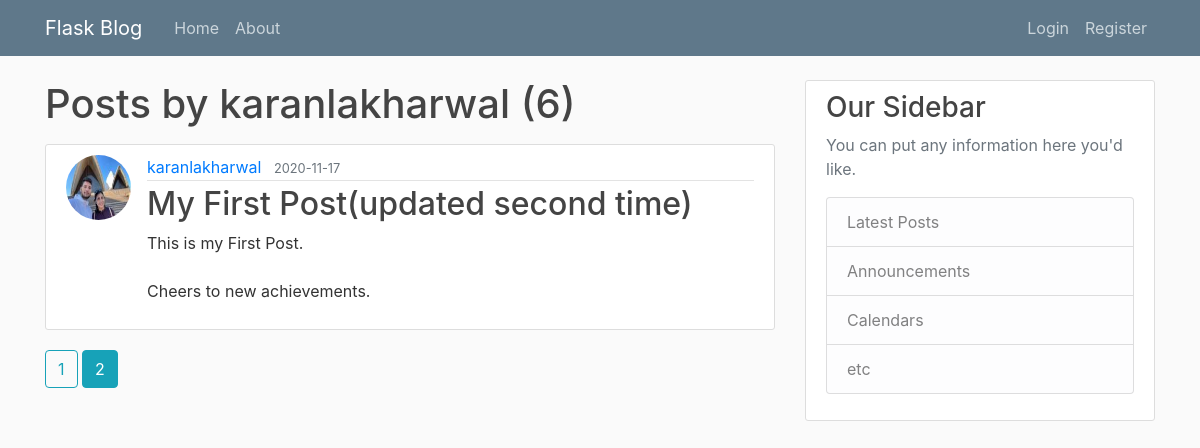
Page /user/karanlakharwal?page=2 on the committed database.
### FlaskBlog/models.py (models this page shows, shortened)
class User(db.Model, UserMixin):
    id = db.Column(db.Integer, primary_key=True)
    username = db.Column(db.String(20), unique=True, nullable=False)
    email = db.Column(db.String(120), unique=True, nullable=False)
    image_file = db.Column(db.String(20), nullable=False, default='default.jpg')
    password = db.Column(db.String(60), nullable=False)
    posts = db.relationship('Post', backref='author', lazy=True)

class Post(db.Model):
    id = db.Column(db.Integer, primary_key=True)
    title = db.Column(db.String(100), nullable=False)
    date_posted = db.Column(db.DateTime, nullable=False, default=datetime.utcnow)
    content = db.Column(db.Text, nullable=False)
    user_id = db.Column(db.Integer, db.ForeignKey('user.id'), nullable=False)

### FlaskBlog/routes.py (the view)
@app.route('/user/<string:username>')
def user_posts(username):
    page = request.args.get('page',1,type=int)
    user = User.query.filter_by(username=username).first_or_404()
    posts =Post.query.filter_by(author=user)\
        .order_by(Post.date_posted.desc())\
        .paginate(page=page, per_page=5)
    return render_template('user_posts.html', posts=posts,user=user)

### FlaskBlog/templates/user_posts.html
{% extends 'layout.html' %}
{% block content %}
    <h1 class="mb-3">Posts by {{ user.username }} ({{ posts.total }})</h1>
    {% for post in posts.items %}
    <article class="media content-section">
      <img class="rounded-circle article-img" src="{{ url_for('static',filename='profile_pics/'+ post.author.image_file)}}">
      <div class="media-body">
        <div class="article-metadata">
          <a class="mr-2" href="{{ url_for('user_posts',username=post.author.username) }}">{{ post.author.username }}</a>
          <small class="text-muted">{{ post.date_posted.strftime('%Y-%m-%d') }}</small>
        </div>
        <h2><a class="article-title" href="{{url_for('post',post_id=post.id)}}">{{ post.title }}</a></h2>
        <p class="article-content">{{ post.content }}</p>
      </div>
    </article>
    {% endfor %}
    {% for page_num in posts.iter_pages(left_edge=1,right_edge=1,left_current=1, right_current=2) %}
        {% if page_num %}
            {% if posts.page == page_num %}
                <a class="btn btn-info mb-4" href="{{url_for('user_posts', username=user.username, page=page_num)}}">{{ page_num }}</a>
            {% else %}
                <a class="btn btn-outline-info mb-4" href="{{url_for('user_posts', username=user.username, page=page_num)}}">{{ page_num }}</a>
            {% endif %}
        {% else %}
            ...
        {% endif %}
    {% endfor %}
{% endblock content %}

### FlaskBlog/static/main.css (style rules this page uses)
body { background: #fafafa; color: #333333; margin-top: 5rem; }
h1, h2, h3, h4, h5, h6 { color: #444444; }
.content-section { background: #ffffff; padding: 10px 20px; border: 1px solid #dddddd; border-radius: 3px; margin-bottom: 20px; }
.article-title { color: #444444; }
.article-content { white-space: pre-line; }
.article-img { height: 65px; width: 65px; margin-right: 16px; }
.article-metadata { padding-bottom: 1px; margin-bottom: 4px; border-bottom: 1px solid #e3e3e3 }

### rows in the picture
User: username "karanlakharwal"
Post: image_file (picture), author.username "karanlakharwal", date_posted "2020-11-17", title "My First Post(updated second time)", content "This is my First Post. Cheers to new achievements."

### other values in the picture
{{ posts.total }} "6"
{{ page_num }} "1"
{{ page_num }} "2"
